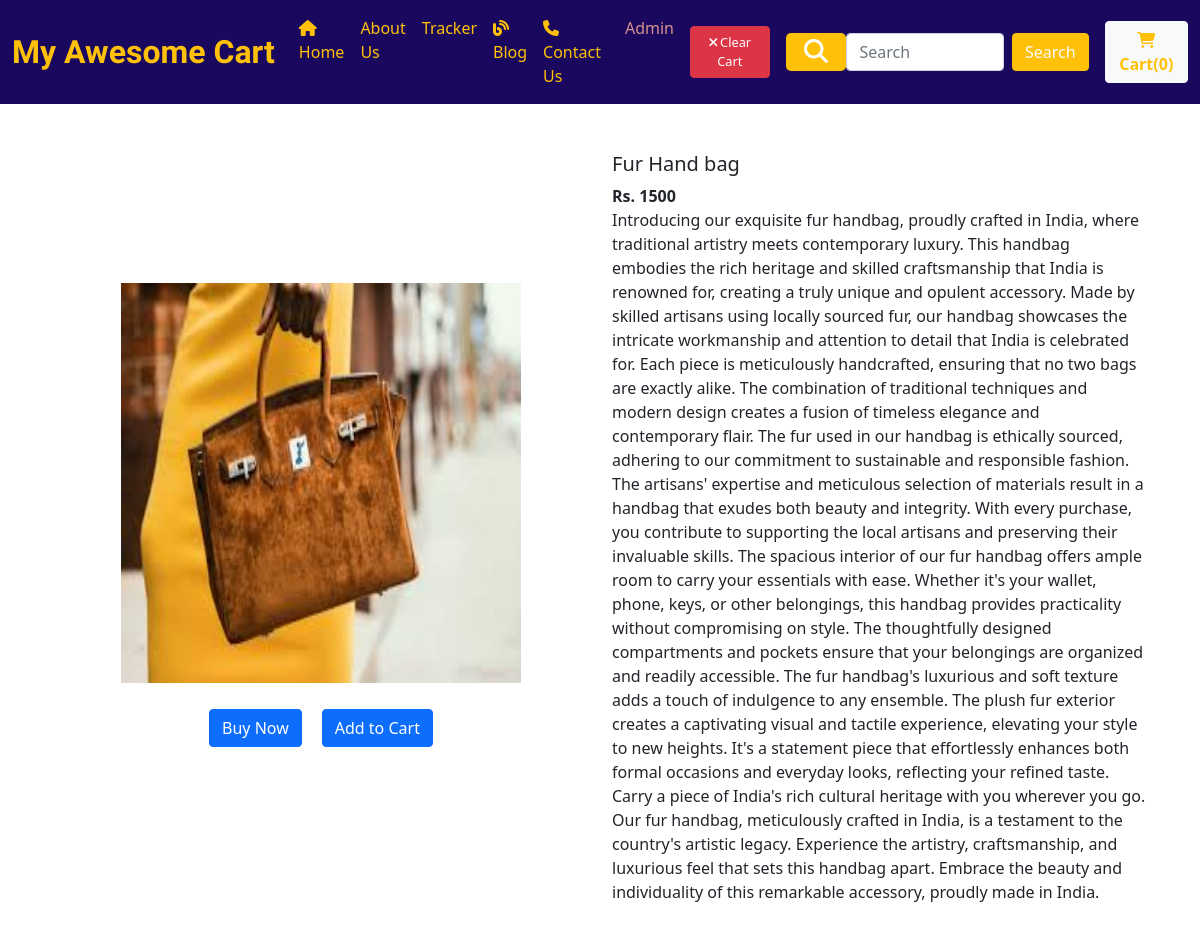
Page /shop/prodview/3 on the committed database.
### shop/models.py (models this page shows, shortened)
class Product(models.Model):
    product_id=models.AutoField
    produt_name=models.CharField(max_length=50)
    category=models.CharField(max_length=50,default="")
    subcategory=models.CharField(max_length=50,default="")
    price=models.IntegerField(default=0)
    desc=models.CharField(max_length=1000000000)
    pub_date=models.DateField()
    image=models.ImageField(upload_to='shop/images',default="")

### shop/views.py (the view)
# urls.py: path("prodview/<int:myid>", views.prodview,name="Prodview"),
def prodview(request, myid):
    product = Product.objects.get(id=myid)  # Retrieve the product with the specified ID
    context = {'p': product}  # Create a context dictionary with the product
    return render(request, 'shop/prodview.html', context)

### shop/templates/shop/prodview.html (shortened to what this page needs)
{% extends 'shop/basic.html' %}
{% block body %}
    <div class="container d-flex align-items-center justify-content-around">
        <div id="id1" class="container">
            <img src="/media/{{p.image}}" width="400px" height="400px" alt="">
            <div class="btns">
                <button  id="bn" class="btn btn-primary ">Buy Now</button>
                <span id="divpr{{p.id}}" class="divpr">
                    <button  id="pr{{p.id}}" class="btn btn-primary cart">Add to Cart</button>
                </span>
            </div>
        </div>
        <div id="id2" class="container">
            <h5>{{p.produt_name}}</h5>
            <span><strong>Rs. {{p.price}}</strong></span>
            <p>{{p.desc}}</p>
        </div>
    </div>
{% endblock %}

### rows in the picture
Product: image (picture), produt_name "Fur Hand bag", price "1500", desc "Introducing our exquisite fur handbag, proudly crafted in India, where traditional artistry meets contemporary luxury. This handbag embodies the rich heritage and skilled craftsmanship that India is renowned for, creating a truly unique and opulent accessory. Made by skilled artisans using locally sourced fur, our handbag showcases the intricate workmanship and attention to detail that India is celebrated for. Each piece is meticulously handcrafted, ensuring that no two bags are exactly alike. The combination of traditional techniques and modern design creates a fusion of timeless elegance and contemporary flair. The fur used in our handbag is ethically sourced, adhering to our commitment…"
